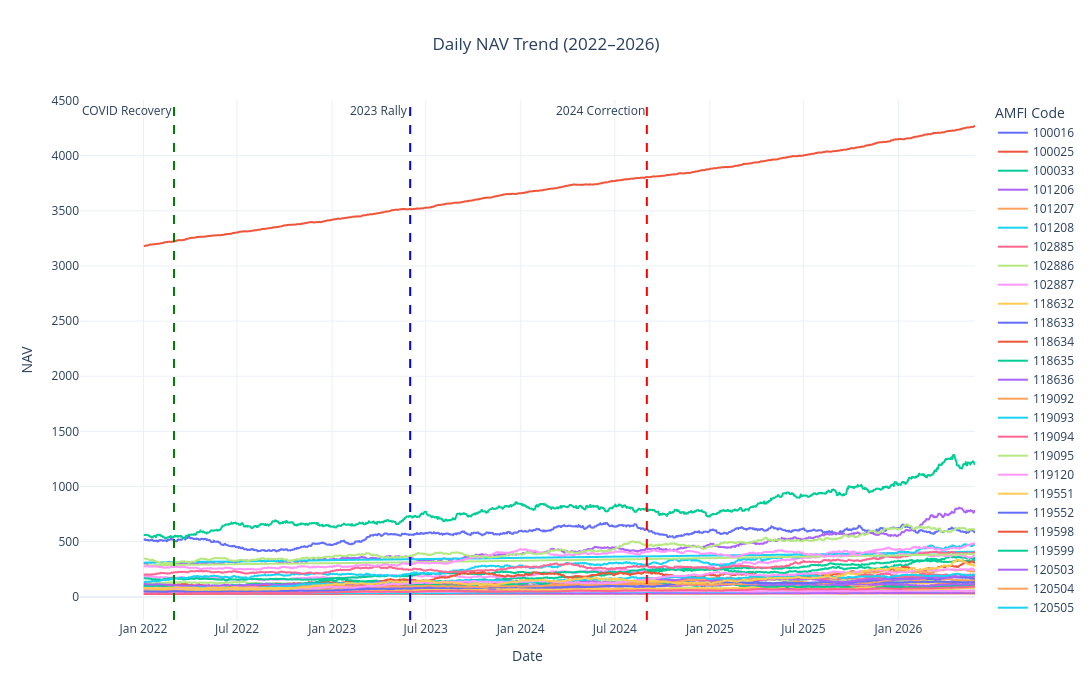

Here is the notebook cell this chart was saved with:
### Markdown cell above
### NAV Trend Analysis (2022–2026)
This chart visualizes the daily NAV movement of all mutual fund schemes from 2022 to 2026, highlighting overall performance trends and the impact of key market events such as the COVID recovery, 2023 rally, and 2024 market correction

### Code cell
nav_df["date"] = pd.to_datetime(nav_df["date"])

fig = px.line(
    nav_df,
    x="date",
    y="nav",
    color="amfi_code",
    title="Daily NAV Trend (2022–2026)",
    labels={
        "date": "Date",
        "nav": "NAV",
        "amfi_code": "AMFI Code"
    }
)

fig.add_vline(
    x="2022-03-01",
    line_dash="dash",
    line_color="green",
    annotation_text="COVID Recovery",
    annotation_position="top left"
)

fig.add_vline(
    x="2023-06-01",
    line_dash="dash",
    line_color="blue",
    annotation_text="2023 Rally",
    annotation_position="top left"
)

fig.add_vline(
    x="2024-09-01",
    line_dash="dash",
    line_color="red",
    annotation_text="2024 Correction",
    annotation_position="top left"
)

fig.update_traces(
    line=dict(width=2),
    hovertemplate="<b>AMFI Code:</b> %{fullData.name}<br><b>Date:</b> %{x|%d %b %Y}<br><b>NAV:</b> ₹%{y:.2f}<extra></extra>"
)

fig.update_layout(
    template="plotly_white",
    width=1300,
    height=700,
    title_x=0.5,
    hovermode="x unified",
    legend_title="AMFI Code",
    xaxis_title="Date",
    yaxis_title="NAV"
)

fig.show()

### Figure 1 — Plotly figure (JSON) as saved in the notebook; plotly's stock layout.template omitted (floating-point values rounded to 4 significant figures; data arrays with more than 128 entries replaced by an {"elided": "..."} marker saying what was removed)
{"data": [{"hovertemplate": "<b>AMFI Code:</b> %{fullData.name}<br><b>Date:</b> %{x|%d %b %Y}<br><b>NAV:</b> ₹%{y:.2f}<extra></extra>", "legendgroup": "100016", "line": {"color": "#636efa", "dash": "solid", "width": 2}, "marker": {"symbol": "circle"}, "mode": "lines", "name": "100016", "showlegend": true, "type": "scattergl", "x": {"elided": "1608 str values"}, "xaxis": "x", "y": {"elided": "1608 float values"}, "yaxis": "y"}, {"hovertemplate": "<b>AMFI Code:</b> %{fullData.name}<br><b>Date:</b> %{x|%d %b %Y}<br><b>NAV:</b> ₹%{y:.2f}<extra></extra>", "legendgroup": "100025", "line": {"color": "#EF553B", "dash": "solid", "width": 2}, "marker": {"symbol": "circle"}, "mode": "lines", "name": "100025", "showlegend": true, "type": "scattergl", "x": {"elided": "1608 str values"}, "xaxis": "x", "y": {"elided": "1608 float values"}, "yaxis": "y"}, {"hovertemplate": "<b>AMFI Code:</b> %{fullData.name}<br><b>Date:</b> %{x|%d %b %Y}<br><b>NAV:</b> ₹%{y:.2f}<extra></extra>", "legendgroup": "100033", "line": {"color": "#00cc96", "dash": "solid", "width": 2}, "marker": {"symbol": "circle"}, "mode": "lines", "name": "100033", "showlegend": true, "type": "scattergl", "x": {"elided": "1608 str values"}, "xaxis": "x", "y": {"elided": "1608 float values"}, "yaxis": "y"}, {"hovertemplate": "<b>AMFI Code:</b> %{fullData.name}<br><b>Date:</b> %{x|%d %b %Y}<br><b>NAV:</b> ₹%{y:.2f}<extra></extra>", "legendgroup": "101206", "line": {"color": "#ab63fa", "dash": "solid", "width": 2}, "marker": {"symbol": "circle"}, "mode": "lines", "name": "101206", "showlegend": true, "type": "scattergl", "x": {"elided": "1608 str values"}, "xaxis": "x", "y": {"elided": "1608 float values"}, "yaxis": "y"}, {"hovertemplate": "<b>AMFI Code:</b> %{fullData.name}<br><b>Date:</b> %{x|%d %b %Y}<br><b>NAV:</b> ₹%{y:.2f}<extra></extra>", "legendgroup": "101207", "line": {"color": "#FFA15A", "dash": "solid", "width": 2}, "marker": {"symbol": "circle"}, "mode": "lines", "name": "101207", "showlegend": true, "type": "scattergl", "x": {"elided": "1608 str values"}, "xaxis": "x", "y": {"elided": "1608 float values"}, "yaxis": "y"}, {"hovertemplate": "<b>AMFI Code:</b> %{fullData.name}<br><b>Date:</b> %{x|%d %b %Y}<br><b>NAV:</b> ₹%{y:.2f}<extra></extra>", "legendgroup": "101208", "line": {"color": "#19d3f3", "dash": "solid", "width": 2}, "marker": {"symbol": "circle"}, "mode": "lines", "name": "101208", "showlegend": true, "type": "scattergl", "x": {"elided": "1608 str values"}, "xaxis": "x", "y": {"elided": "1608 float values"}, "yaxis": "y"}, {"hovertemplate": "<b>AMFI Code:</b> %{fullData.name}<br><b>Date:</b> %{x|%d %b %Y}<br><b>NAV:</b> ₹%{y:.2f}<extra></extra>", "legendgroup": "102885", "line": {"color": "#FF6692", "dash": "solid", "width": 2}, "marker": {"symbol": "circle"}, "mode": "lines", "name": "102885", "showlegend": true, "type": "scattergl", "x": {"elided": "1608 str values"}, "xaxis": "x", "y": {"elided": "1608 float values"}, "yaxis": "y"}, {"hovertemplate": "<b>AMFI Code:</b> %{fullData.name}<br><b>Date:</b> %{x|%d %b %Y}<br><b>NAV:</b> ₹%{y:.2f}<extra></extra>", "legendgroup": "102886", "line": {"color": "#B6E880", "dash": "solid", "width": 2}, "marker": {"symbol": "circle"}, "mode": "lines", "name": "102886", "showlegend": true, "type": "scattergl", "x": {"elided": "1608 str values"}, "xaxis": "x", "y": {"elided": "1608 float values"}, "yaxis": "y"}, {"hovertemplate": "<b>AMFI Code:</b> %{fullData.name}<br><b>Date:</b> %{x|%d %b %Y}<br><b>NAV:</b> ₹%{y:.2f}<extra></extra>", "legendgroup": "102887", "line": {"color": "#FF97FF", "dash": "solid", "width": 2}, "marker": {"symbol": "circle"}, "mode": "lines", "name": "102887", "showlegend": true, "type": "scattergl", "x": {"elided": "1608 str values"}, "xaxis": "x", "y": {"elided": "1608 float values"}, "yaxis": "y"}, {"hovertemplate": "<b>AMFI Code:</b> %{fullData.name}<br><b>Date:</b> %{x|%d %b %Y}<br><b>NAV:</b> ₹%{y:.2f}<extra></extra>", "legendgroup": "118632", "line": {"color": "#FECB52", "dash": "solid", "width": 2}, "marker": {"symbol": "circle"}, "mode": "lines", "name": "118632", "showlegend": true, "type": "scattergl", "x": {"elided": "1608 str values"}, "xaxis": "x", "y": {"elided": "1608 float values"}, "yaxis": "y"}, {"hovertemplate": "<b>AMFI Code:</b> %{fullData.name}<br><b>Date:</b> %{x|%d %b %Y}<br><b>NAV:</b> ₹%{y:.2f}<extra></extra>", "legendgroup": "118633", "line": {"color": "#636efa", "dash": "solid", "width": 2}, "marker": {"symbol": "circle"}, "mode": "lines", "name": "118633", "showlegend": true, "type": "scattergl", "x": {"elided": "1608 str values"}, "xaxis": "x", "y": {"elided": "1608 float values"}, "yaxis": "y"}, {"hovertemplate": "<b>AMFI Code:</b> %{fullData.name}<br><b>Date:</b> %{x|%d %b %Y}<br><b>NAV:</b> ₹%{y:.2f}<extra></extra>", "legendgroup": "118634", "line": {"color": "#EF553B", "dash": "solid", "width": 2}, "marker": {"symbol": "circle"}, "mode": "lines", "name": "118634", "showlegend": true, "type": "scattergl", "x": {"elided": "1608 str values"}, "xaxis": "x", "y": {"elided": "1608 float values"}, "yaxis": "y"}, {"hovertemplate": "<b>AMFI Code:</b> %{fullData.name}<br><b>Date:</b> %{x|%d %b %Y}<br><b>NAV:</b> ₹%{y:.2f}<extra></extra>", "legendgroup": "118635", "line": {"color": "#00cc96", "dash": "solid", "width": 2}, "marker": {"symbol": "circle"}, "mode": "lines", "name": "118635", "showlegend": true, "type": "scattergl", "x": {"elided": "1608 str values"}, "xaxis": "x", "y": {"elided": "1608 float values"}, "yaxis": "y"}, {"hovertemplate": "<b>AMFI Code:</b> %{fullData.name}<br><b>Date:</b> %{x|%d %b %Y}<br><b>NAV:</b> ₹%{y:.2f}<extra></extra>", "legendgroup": "118636", "line": {"color": "#ab63fa", "dash": "solid", "width": 2}, "marker": {"symbol": "circle"}, "mode": "lines", "name": "118636", "showlegend": true, "type": "scattergl", "x": {"elided": "1608 str values"}, "xaxis": "x", "y": {"elided": "1608 float values"}, "yaxis": "y"}, {"hovertemplate": "<b>AMFI Code:</b> %{fullData.name}<br><b>Date:</b> %{x|%d %b %Y}<br><b>NAV:</b> ₹%{y:.2f}<extra></extra>", "legendgroup": "119092", "line": {"color": "#FFA15A", "dash": "solid", "width": 2}, "marker": {"symbol": "circle"}, "mode": "lines", "name": "119092", "showlegend": true, "type": "scattergl", "x": {"elided": "1608 str values"}, "xaxis": "x", "y": {"elided": "1608 float values"}, "yaxis": "y"}, {"hovertemplate": "<b>AMFI Code:</b> %{fullData.name}<br><b>Date:</b> %{x|%d %b %Y}<br><b>NAV:</b> ₹%{y:.2f}<extra></extra>", "legendgroup": "119093", "line": {"color": "#19d3f3", "dash": "solid", "width": 2}, "marker": {"symbol": "circle"}, "mode": "lines", "name": "119093", "showlegend": true, "type": "scattergl", "x": {"elided": "1608 str values"}, "xaxis": "x", "y": {"elided": "1608 float values"}, "yaxis": "y"}, {"hovertemplate": "<b>AMFI Code:</b> %{fullData.name}<br><b>Date:</b> %{x|%d %b %Y}<br><b>NAV:</b> ₹%{y:.2f}<extra></extra>", "legendgroup": "119094", "line": {"color": "#FF6692", "dash": "solid", "width": 2}, "marker": {"symbol": "circle"}, "mode": "lines", "name": "119094", "showlegend": true, "type": "scattergl", "x": {"elided": "1608 str values"}, "xaxis": "x", "y": {"elided": "1608 float values"}, "yaxis": "y"}, {"hovertemplate": "<b>AMFI Code:</b> %{fullData.name}<br><b>Date:</b> %{x|%d %b %Y}<br><b>NAV:</b> ₹%{y:.2f}<extra></extra>", "legendgroup": "119095", "line": {"color": "#B6E880", "dash": "solid", "width": 2}, "marker": {"symbol": "circle"}, "mode": "lines", "name": "119095", "showlegend": true, "type": "scattergl", "x": {"elided": "1608 str values"}, "xaxis": "x", "y": {"elided": "1608 float values"}, "yaxis": "y"}, {"hovertemplate": "<b>AMFI Code:</b> %{fullData.name}<br><b>Date:</b> %{x|%d %b %Y}<br><b>NAV:</b> ₹%{y:.2f}<extra></extra>", "legendgroup": "119120", "line": {"color": "#FF97FF", "dash": "solid", "width": 2}, "marker": {"symbol": "circle"}, "mode": "lines", "name": "119120", "showlegend": true, "type": "scattergl", "x": {"elided": "1608 str values"}, "xaxis": "x", "y": {"elided": "1608 float values"}, "yaxis": "y"}, {"hovertemplate": "<b>AMFI Code:</b> %{fullData.name}<br><b>Date:</b> %{x|%d %b %Y}<br><b>NAV:</b> ₹%{y:.2f}<extra></extra>", "legendgroup": "119551", "line": {"color": "#FECB52", "dash": "solid", "width": 2}, "marker": {"symbol": "circle"}, "mode": "lines", "name": "119551", "showlegend": true, "type": "scattergl", "x": {"elided": "1608 str values"}, "xaxis": "x", "y": {"elided": "1608 float values"}, "yaxis": "y"}, {"hovertemplate": "<b>AMFI Code:</b> %{fullData.name}<br><b>Date:</b> %{x|%d %b %Y}<br><b>NAV:</b> ₹%{y:.2f}<extra></extra>", "legendgroup": "119552", "line": {"color": "#636efa", "dash": "solid", "width": 2}, "marker": {"symbol": "circle"}, "mode": "lines", "name": "119552", "showlegend": true, "type": "scattergl", "x": {"elided": "1608 str values"}, "xaxis": "x", "y": {"elided": "1608 float values"}, "yaxis": "y"}, {"hovertemplate": "<b>AMFI Code:</b> %{fullData.name}<br><b>Date:</b> %{x|%d %b %Y}<br><b>NAV:</b> ₹%{y:.2f}<extra></extra>", "legendgroup": "119598", "line": {"color": "#EF553B", "dash": "solid", "width": 2}, "marker": {"symbol": "circle"}, "mode": "lines", "name": "119598", "showlegend": true, "type": "scattergl", "x": {"elided": "1608 str values"}, "xaxis": "x", "y": {"elided": "1608 float values"}, "yaxis": "y"}, {"hovertemplate": "<b>AMFI Code:</b> %{fullData.name}<br><b>Date:</b> %{x|%d %b %Y}<br><b>NAV:</b> ₹%{y:.2f}<extra></extra>", "legendgroup": "119599", "line": {"color": "#00cc96", "dash": "solid", "width": 2}, "marker": {"symbol": "circle"}, "mode": "lines", "name": "119599", "showlegend": true, "type": "scattergl", "x": {"elided": "1608 str values"}, "xaxis": "x", "y": {"elided": "1608 float values"}, "yaxis": "y"}, {"hovertemplate": "<b>AMFI Code:</b> %{fullData.name}<br><b>Date:</b> %{x|%d %b %Y}<br><b>NAV:</b> ₹%{y:.2f}<extra></extra>", "legendgroup": "120503", "line": {"color": "#ab63fa", "dash": "solid", "width": 2}, "marker": {"symbol": "circle"}, "mode": "lines", "name": "120503", "showlegend": true, "type": "scattergl", "x": {"elided": "1608 str values"}, "xaxis": "x", "y": {"elided": "1608 float values"}, "yaxis": "y"}, {"hovertemplate": "<b>AMFI Code:</b> %{fullData.name}<br><b>Date:</b> %{x|%d %b %Y}<br><b>NAV:</b> ₹%{y:.2f}<extra></extra>", "legendgroup": "120504", "line": {"color": "#FFA15A", "dash": "solid", "width": 2}, "marker": {"symbol": "circle"}, "mode": "lines", "name": "120504", "showlegend": true, "type": "scattergl", "x": {"elided": "1608 str values"}, "xaxis": "x", "y": {"elided": "1608 float values"}, "yaxis": "y"}, {"hovertemplate": "<b>AMFI Code:</b> %{fullData.name}<br><b>Date:</b> %{x|%d %b %Y}<br><b>NAV:</b> ₹%{y:.2f}<extra></extra>", "legendgroup": "120505", "line": {"color": "#19d3f3", "dash": "solid", "width": 2}, "marker": {"symbol": "circle"}, "mode": "lines", "name": "120505", "showlegend": true, "type": "scattergl", "x": {"elided": "1608 str values"}, "xaxis": "x", "y": {"elided": "1608 float values"}, "yaxis": "y"}, {"hovertemplate": "<b>AMFI Code:</b> %{fullData.name}<br><b>Date:</b> %{x|%d %b %Y}<br><b>NAV:</b> ₹%{y:.2f}<extra></extra>", "legendgroup": "120506", "line": {"color": "#FF6692", "dash": "solid", "width": 2}, "marker": {"symbol": "circle"}, "mode": "lines", "name": "120506", "showlegend": true, "type": "scattergl", "x": {"elided": "1608 str values"}, "xaxis": "x", "y": {"elided": "1608 float values"}, "yaxis": "y"}, {"hovertemplate": "<b>AMFI Code:</b> %{fullData.name}<br><b>Date:</b> %{x|%d %b %Y}<br><b>NAV:</b> ₹%{y:.2f}<extra></extra>", "legendgroup": "120507", "line": {"color": "#B6E880", "dash": "solid", "width": 2}, "marker": {"symbol": "circle"}, "mode": "lines", "name": "120507", "showlegend": true, "type": "scattergl", "x": {"elided": "1608 str values"}, "xaxis": "x", "y": {"elided": "1608 float values"}, "yaxis": "y"}, {"hovertemplate": "<b>AMFI Code:</b> %{fullData.name}<br><b>Date:</b> %{x|%d %b %Y}<br><b>NAV:</b> ₹%{y:.2f}<extra></extra>", "legendgroup": "120841", "line": {"color": "#FF97FF", "dash": "solid", "width": 2}, "marker": {"symbol": "circle"}, "mode": "lines", "name": "120841", "showlegend": true, "type": "scattergl", "x": {"elided": "1608 str values"}, "xaxis": "x", "y": {"elided": "1608 float values"}, "yaxis": "y"}, {"hovertemplate": "<b>AMFI Code:</b> %{fullData.name}<br><b>Date:</b> %{x|%d %b %Y}<br><b>NAV:</b> ₹%{y:.2f}<extra></extra>", "legendgroup": "120842", "line": {"color": "#FECB52", "dash": "solid", "width": 2}, "marker": {"symbol": "circle"}, "mode": "lines", "name": "120842", "showlegend": true, "type": "scattergl", "x": {"elided": "1608 str values"}, "xaxis": "x", "y": {"elided": "1608 float values"}, "yaxis": "y"}, {"hovertemplate": "<b>AMFI Code:</b> %{fullData.name}<br><b>Date:</b> %{x|%d %b %Y}<br><b>NAV:</b> ₹%{y:.2f}<extra></extra>", "legendgroup": "120843", "line": {"color": "#636efa", "dash": "solid", "width": 2}, "marker": {"symbol": "circle"}, "mode": "lines", "name": "120843", "showlegend": true, "type": "scattergl", "x": {"elided": "1608 str values"}, "xaxis": "x", "y": {"elided": "1608 float values"}, "yaxis": "y"}, {"hovertemplate": "<b>AMFI Code:</b> %{fullData.name}<br><b>Date:</b> %{x|%d %b %Y}<br><b>NAV:</b> ₹%{y:.2f}<extra></extra>", "legendgroup": "120844", "line": {"color": "#EF553B", "dash": "solid", "width": 2}, "marker": {"symbol": "circle"}, "mode": "lines", "name": "120844", "showlegend": true, "type": "scattergl", "x": {"elided": "1608 str values"}, "xaxis": "x", "y": {"elided": "1608 float values"}, "yaxis": "y"}, {"hovertemplate": "<b>AMFI Code:</b> %{fullData.name}<br><b>Date:</b> %{x|%d %b %Y}<br><b>NAV:</b> ₹%{y:.2f}<extra></extra>", "legendgroup": "125497", "line": {"color": "#00cc96", "dash": "solid", "width": 2}, "marker": {"symbol": "circle"}, "mode": "lines", "name": "125497", "showlegend": true, "type": "scattergl", "x": {"elided": "1608 str values"}, "xaxis": "x", "y": {"elided": "1608 float values"}, "yaxis": "y"}, {"hovertemplate": "<b>AMFI Code:</b> %{fullData.name}<br><b>Date:</b> %{x|%d %b %Y}<br><b>NAV:</b> ₹%{y:.2f}<extra></extra>", "legendgroup": "125498", "line": {"color": "#ab63fa", "dash": "solid", "width": 2}, "marker": {"symbol": "circle"}, "mode": "lines", "name": "125498", "showlegend": true, "type": "scattergl", "x": {"elided": "1608 str values"}, "xaxis": "x", "y": {"elided": "1608 float values"}, "yaxis": "y"}, {"hovertemplate": "<b>AMFI Code:</b> %{fullData.name}<br><b>Date:</b> %{x|%d %b %Y}<br><b>NAV:</b> ₹%{y:.2f}<extra></extra>", "legendgroup": "148567", "line": {"color": "#FFA15A", "dash": "solid", "width": 2}, "marker": {"symbol": "circle"}, "mode": "lines", "name": "148567", "showlegend": true, "type": "scattergl", "x": {"elided": "1608 str values"}, "xaxis": "x", "y": {"elided": "1608 float values"}, "yaxis": "y"}, {"hovertemplate": "<b>AMFI Code:</b> %{fullData.name}<br><b>Date:</b> %{x|%d %b %Y}<br><b>NAV:</b> ₹%{y:.2f}<extra></extra>", "legendgroup": "148568", "line": {"color": "#19d3f3", "dash": "solid", "width": 2}, "marker": {"symbol": "circle"}, "mode": "lines", "name": "148568", "showlegend": true, "type": "scattergl", "x": {"elided": "1608 str values"}, "xaxis": "x", "y": {"elided": "1608 float values"}, "yaxis": "y"}, {"hovertemplate": "<b>AMFI Code:</b> %{fullData.name}<br><b>Date:</b> %{x|%d %b %Y}<br><b>NAV:</b> ₹%{y:.2f}<extra></extra>", "legendgroup": "148569", "line": {"color": "#FF6692", "dash": "solid", "width": 2}, "marker": {"symbol": "circle"}, "mode": "lines", "name": "148569", "showlegend": true, "type": "scattergl", "x": {"elided": "1608 str values"}, "xaxis": "x", "y": {"elided": "1608 float values"}, "yaxis": "y"}, {"hovertemplate": "<b>AMFI Code:</b> %{fullData.name}<br><b>Date:</b> %{x|%d %b %Y}<br><b>NAV:</b> ₹%{y:.2f}<extra></extra>", "legendgroup": "149322", "line": {"color": "#B6E880", "dash": "solid", "width": 2}, "marker": {"symbol": "circle"}, "mode": "lines", "name": "149322", "showlegend": true, "type": "scattergl", "x": {"elided": "1608 str values"}, "xaxis": "x", "y": {"elided": "1608 float values"}, "yaxis": "y"}, {"hovertemplate": "<b>AMFI Code:</b> %{fullData.name}<br><b>Date:</b> %{x|%d %b %Y}<br><b>NAV:</b> ₹%{y:.2f}<extra></extra>", "legendgroup": "149323", "line": {"color": "#FF97FF", "dash": "solid", "width": 2}, "marker": {"symbol": "circle"}, "mode": "lines", "name": "149323", "showlegend": true, "type": "scattergl", "x": {"elided": "1608 str values"}, "xaxis": "x", "y": {"elided": "1608 float values"}, "yaxis": "y"}, {"hovertemplate": "<b>AMFI Code:</b> %{fullData.name}<br><b>Date:</b> %{x|%d %b %Y}<br><b>NAV:</b> ₹%{y:.2f}<extra></extra>", "legendgroup": "149324", "line": {"color": "#FECB52", "dash": "solid", "width": 2}, "marker": {"symbol": "circle"}, "mode": "lines", "name": "149324", "showlegend": true, "type": "scattergl", "x": {"elided": "1608 str values"}, "xaxis": "x", "y": {"elided": "1608 float values"}, "yaxis": "y"}], "layout": {"annotations": [{"showarrow": false, "text": "COVID Recovery", "x": "2022-03-01", "xanchor": "right", "xref": "x", "y": 1, "yanchor": "top", "yref": "y domain"}, {"showarrow": false, "text": "2023 Rally", "x": "2023-06-01", "xanchor": "right", "xref": "x", "y": 1, "yanchor": "top", "yref": "y domain"}, {"showarrow": false, "text": "2024 Correction", "x": "2024-09-01", "xanchor": "right", "xref": "x", "y": 1, "yanchor": "top", "yref": "y domain"}], "height": 700, "hovermode": "x unified", "legend": {"title": {"text": "AMFI Code"}, "tracegroupgap": 0}, "shapes": [{"line": {"color": "green", "dash": "dash"}, "type": "line", "x0": "2022-03-01", "x1": "2022-03-01", "xref": "x", "y0": 0, "y1": 1, "yref": "y domain"}, {"line": {"color": "blue", "dash": "dash"}, "type": "line", "x0": "2023-06-01", "x1": "2023-06-01", "xref": "x", "y0": 0, "y1": 1, "yref": "y domain"}, {"line": {"color": "red", "dash": "dash"}, "type": "line", "x0": "2024-09-01", "x1": "2024-09-01", "xref": "x", "y0": 0, "y1": 1, "yref": "y domain"}], "title": {"text": "Daily NAV Trend (2022–2026)", "x": 0.5}, "width": 1300, "xaxis": {"anchor": "y", "domain": [0, 1], "title": {"text": "Date"}}, "yaxis": {"anchor": "x", "domain": [0, 1], "title": {"text": "NAV"}}}}
